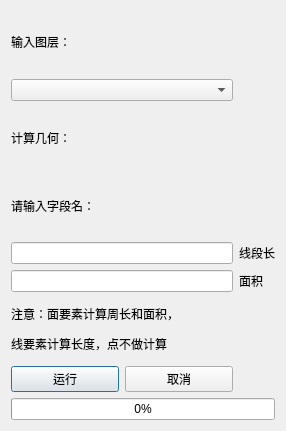
<?xml version="1.0" encoding="UTF-8"?>
<ui version="4.0">
 <class>CalculateGeometryWindowClass</class>
 <widget class="QDialog" name="CalculateGeometryWindowClass">
  <property name="geometry">
   <rect>
    <x>0</x>
    <y>0</y>
    <width>286</width>
    <height>431</height>
   </rect>
  </property>
  <property name="minimumSize">
   <size>
    <width>286</width>
    <height>390</height>
   </size>
  </property>
  <property name="maximumSize">
   <size>
    <width>286</width>
    <height>431</height>
   </size>
  </property>
  <property name="windowTitle">
   <string>统计几何</string>
  </property>
  <layout class="QGridLayout" name="gridLayout">
   <item row="1" column="0">
    <widget class="QComboBox" name="comboBox"/>
   </item>
   <item row="4" column="1" rowspan="2">
    <layout class="QVBoxLayout" name="verticalLayout">
     <item>
      <widget class="QLabel" name="label_4">
       <property name="text">
        <string>线段长</string>
       </property>
      </widget>
     </item>
     <item>
      <widget class="QLabel" name="label_5">
       <property name="text">
        <string>面积</string>
       </property>
      </widget>
     </item>
    </layout>
   </item>
   <item row="0" column="0">
    <widget class="QLabel" name="label">
     <property name="styleSheet">
      <string notr="true">font: 12pt &quot;黑体&quot;;</string>
     </property>
     <property name="text">
      <string>输入图层：</string>
     </property>
    </widget>
   </item>
   <item row="6" column="0" colspan="2">
    <widget class="QLabel" name="label_3">
     <property name="text">
      <string>&lt;html&gt;&lt;head/&gt;&lt;body&gt;&lt;p&gt;注意：面要素计算周长和面积，&lt;/p&gt;&lt;p&gt;线要素计算长度，点不做计算&lt;/p&gt;&lt;/body&gt;&lt;/html&gt;</string>
     </property>
    </widget>
   </item>
   <item row="5" column="0">
    <widget class="QLineEdit" name="shpArealineEdit"/>
   </item>
   <item row="4" column="0">
    <widget class="QLineEdit" name="shpLinelineEdit"/>
   </item>
   <item row="2" column="0">
    <widget class="QLabel" name="label_2">
     <property name="styleSheet">
      <string notr="true">font: 12pt &quot;黑体&quot;;</string>
     </property>
     <property name="text">
      <string>计算几何：</string>
     </property>
    </widget>
   </item>
   <item row="3" column="0">
    <widget class="QLabel" name="label_6">
     <property name="styleSheet">
      <string notr="true">font: 12pt &quot;黑体&quot;;</string>
     </property>
     <property name="text">
      <string>请输入字段名：</string>
     </property>
    </widget>
   </item>
   <item row="7" column="0">
    <layout class="QHBoxLayout" name="horizontalLayout">
     <item>
      <widget class="QPushButton" name="startpushButton">
       <property name="text">
        <string>运行</string>
       </property>
      </widget>
     </item>
     <item>
      <widget class="QPushButton" name="cancelpushButton">
       <property name="text">
        <string>取消</string>
       </property>
      </widget>
     </item>
    </layout>
   </item>
   <item row="8" column="0" colspan="2">
    <widget class="QProgressBar" name="progressBar">
     <property name="value">
      <number>0</number>
     </property>
    </widget>
   </item>
  </layout>
 </widget>
 <layoutdefault spacing="6" margin="11"/>
 <resources/>
 <connections/>
</ui>
